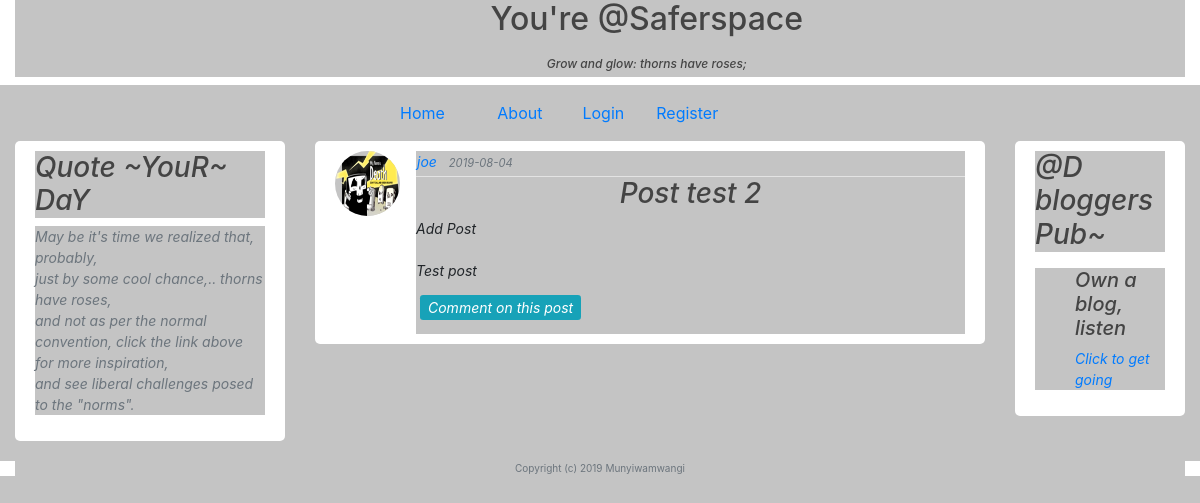
Screenshot of /post/2 with the database file from the repository.
### app/models.py (models this page shows, shortened)
class User(db.Model, UserMixin):
	id = db.Column(db.Integer, primary_key = True)
	username = db.Column(db.String(20), unique=True, nullable = False)
	email = db.Column(db.String(200), unique=True, nullable = False)
	image_file = db.Column(db.String(20),  nullable = False, default = 'default.jpg')
	password = db.Column(db.String(60), nullable = False)
	posts = db.relationship('Post', backref = 'user', lazy = True)

class Post(db.Model):
	id = db.Column(db.Integer, primary_key = True)
	title = db.Column(db.String(150), nullable = False)
	date_posted = db.Column(db.DateTime, nullable = False, default = datetime.utcnow)
	content = db.Column(db.String(200), nullable = False )
	user_id = db.Column(db.Integer, db.ForeignKey('user.id'), nullable = False)
	reviews = db.relationship('Review', backref = 'post', lazy = 'dynamic')

### app/posts/routes.py (the view)
@posts.route("/post/<int:post_id>")
def post(post_id):
	post = Post.query.get_or_404(post_id)
	return render_template('post.html', title = post.title, post = post)

### app/templates/post.html (shortened to what this page needs)
{% extends "layout.html" %}
{% block content %}
<article class="media content-section">
	<img class="rounded-circle article-img" src="{{ url_for('static',filename = 'profile_pics/' + post.user.image_file) }} ">
	<div class="media-body">
		<div class="article-metadata">
			<a class="mr-2 text-center" href="{{url_for('users.user_posts', username = post.user.username) }}">{{ post.user.username}}</a>
			<small class="text-muted">{{post.date_posted.strftime('%Y-%m-%d')}} </small>
		</div>
		<h3 class="article-title text-center">{{post.title}} </a></h3>
		<p class="article-content">{{post.content}} </p>
		<p>
			<a class="btn, btn-sm btn-info btn-sm m-1" href="{{url_for('reviews.new_review', id = post.id)}} " >Comment on this post
			</a>
		</p>
</article>
{% endblock content %}

### app/static/main.css (style rules this page uses)
* { background-color: #c4c4c4; }
html { scroll-behavior: smooth; }
h1,h2,h3,h4,h5,h6 { color: #444444; }
.content-section { background: #ffffff; padding: 10px 20px; border: 2px splod #dddddd; border-radius: 5px; margin-bottom: 20px; }
.article-title { color: #444444; }
.article-content { white-space: pre-line; }
.article-img { width: 65px; height: 65px; margin-right: 16px; }
.article-metadata { padding-left: 1px; padding-bottom: 4px; border-bottom: 1px solid #e3e3e3; }

### rows the page displays
User: image_file (picture), user.username "joe"
Post: date_posted "2019-08-04", title "Post test 2", content "Add Post Test post"
